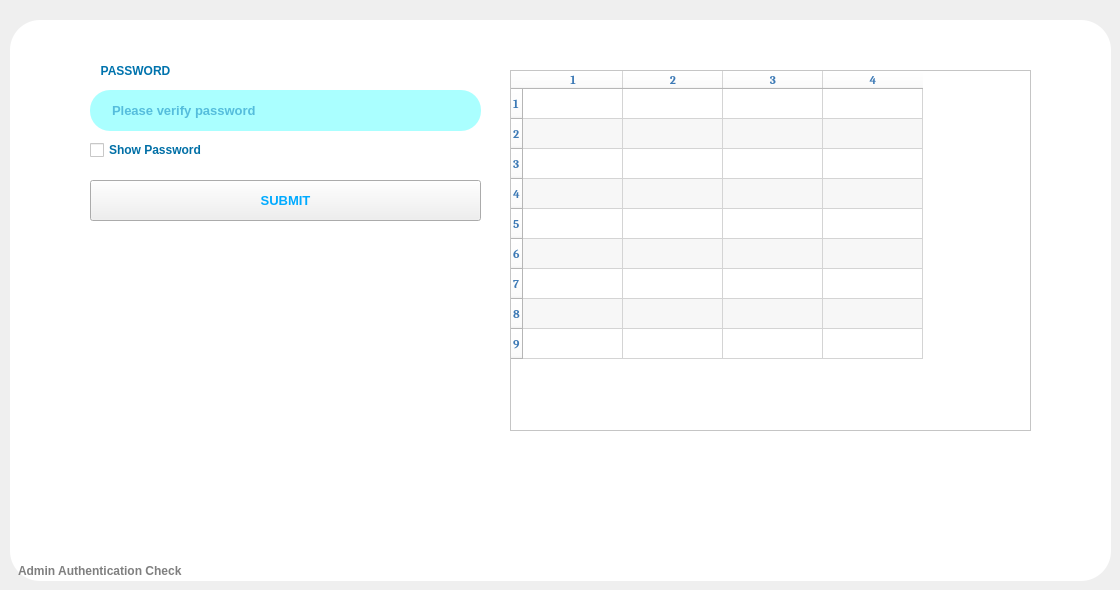
    <widget class="QWidget" name="tab">
     <attribute name="icon">
      <iconset>
       <normaloff>check.png</normaloff>check.png</iconset>
     </attribute>
     <attribute name="title">
      <string/>
     </attribute>
     <widget class="QTableWidget" name="tableWidget">
      <property name="geometry">
       <rect>
        <x>510</x>
        <y>70</y>
        <width>521</width>
        <height>361</height>
       </rect>
      </property>
      <property name="sizePolicy">
       <sizepolicy hsizetype="Expanding" vsizetype="Expanding">
        <horstretch>0</horstretch>
        <verstretch>0</verstretch>
       </sizepolicy>
      </property>
      <property name="font">
       <font>
        <family>Cambria</family>
        <pointsize>9</pointsize>
        <weight>75</weight>
        <bold>true</bold>
       </font>
      </property>
      <property name="styleSheet">
       <string notr="true">background-color: rgb(255, 255, 255);
color: rgb(60, 121, 181);</string>
      </property>
      <property name="frameShadow">
       <enum>QFrame::Sunken</enum>
      </property>
      <property name="sizeAdjustPolicy">
       <enum>QAbstractScrollArea::AdjustToContents</enum>
      </property>
      <property name="alternatingRowColors">
       <bool>true</bool>
      </property>
      <property name="sortingEnabled">
       <bool>true</bool>
      </property>
      <property name="rowCount">
       <number>9</number>
      </property>
      <property name="columnCount">
       <number>4</number>
      </property>
      <row/>
      <row/>
      <row/>
      <row/>
      <row/>
      <row/>
      <row/>
      <row/>
      <row/>
      <column/>
      <column/>
      <column/>
      <column/>
      <item row="0" column="0">
       <property name="text">
        <string/>
       </property>
       <property name="textAlignment">
        <set>AlignCenter</set>
       </property>
      </item>
     </widget>
     <widget class="QCheckBox" name="checkBox">
      <property name="geometry">
       <rect>
        <x>90</x>
        <y>140</y>
        <width>131</width>
        <height>20</height>
       </rect>
      </property>
      <property name="font">
       <font>
        <weight>75</weight>
        <bold>true</bold>
       </font>
      </property>
      <property name="styleSheet">
       <string notr="true">background-color: rgb(255, 255, 255);
color: rgb(0, 111, 166);</string>
      </property>
      <property name="text">
       <string>Show Password</string>
      </property>
     </widget>
     <widget class="QPushButton" name="pushButton">
      <property name="geometry">
       <rect>
        <x>90</x>
        <y>180</y>
        <width>391</width>
        <height>41</height>
       </rect>
      </property>
      <property name="font">
       <font>
        <pointsize>10</pointsize>
        <weight>75</weight>
        <bold>true</bold>
       </font>
      </property>
      <property name="styleSheet">
       <string notr="true">color: rgb(0, 170, 255);</string>
      </property>
      <property name="text">
       <string>SUBMIT</string>
      </property>
     </widget>
     <widget class="QGraphicsView" name="graphicsView_5">
      <property name="geometry">
       <rect>
        <x>10</x>
        <y>20</y>
        <width>1101</width>
        <height>561</height>
       </rect>
      </property>
      <property name="styleSheet">
       <string notr="true">background-color: rgb(255, 255, 255);
border-radius:30</string>
      </property>
     </widget>
     <widget class="QLineEdit" name="lineEdit">
      <property name="geometry">
       <rect>
        <x>90</x>
        <y>90</y>
        <width>391</width>
        <height>41</height>
       </rect>
      </property>
      <property name="font">
       <font>
        <pointsize>10</pointsize>
        <weight>75</weight>
        <bold>true</bold>
       </font>
      </property>
      <property name="styleSheet">
       <string notr="true">padding-left:20;
background-color: rgb(170, 255, 255);
color: rgb(0, 123, 185);
border-radius:20</string>
      </property>
      <property name="inputMask">
       <string/>
      </property>
      <property name="echoMode">
       <enum>QLineEdit::Password</enum>
      </property>
      <property name="placeholderText">
       <string>Please verify password</string>
      </property>
      <property name="clearButtonEnabled">
       <bool>true</bool>
      </property>
     </widget>
     <widget class="QLabel" name="label_6">
      <property name="geometry">
       <rect>
        <x>0</x>
        <y>560</y>
        <width>451</width>
        <height>21</height>
       </rect>
      </property>
      <property name="font">
       <font>
        <pointsize>9</pointsize>
        <weight>75</weight>
        <italic>false</italic>
        <bold>true</bold>
        <underline>false</underline>
       </font>
      </property>
      <property name="styleSheet">
       <string notr="true">padding-left:15px;
border-radius:10;
color: rgb(127, 127, 127);</string>
      </property>
      <property name="text">
       <string>Admin Authentication Check</string>
      </property>
     </widget>
     <widget class="QLabel" name="label_5">
      <property name="geometry">
       <rect>
        <x>70</x>
        <y>60</y>
        <width>131</width>
        <height>21</height>
       </rect>
      </property>
      <property name="font">
       <font>
        <pointsize>9</pointsize>
        <weight>75</weight>
        <bold>true</bold>
       </font>
      </property>
      <property name="styleSheet">
       <string notr="true">background-color: rgb(255, 255, 255);
color: rgb(0, 115, 173);</string>
      </property>
      <property name="text">
       <string>PASSWORD</string>
      </property>
      <property name="alignment">
       <set>Qt::AlignCenter</set>
      </property>
     </widget>
     <zorder>graphicsView_5</zorder>
     <zorder>tableWidget</zorder>
     <zorder>checkBox</zorder>
     <zorder>pushButton</zorder>
     <zorder>lineEdit</zorder>
     <zorder>label_6</zorder>
     <zorder>label_5</zorder>
    </widget>
